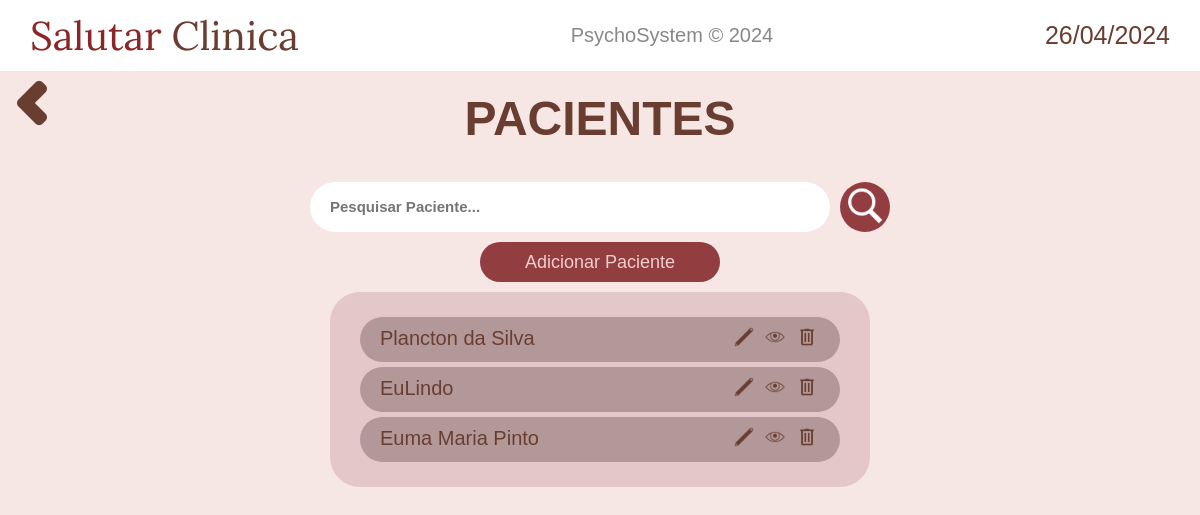
The page /pacientes/ (signed in) on the database as committed earlier.
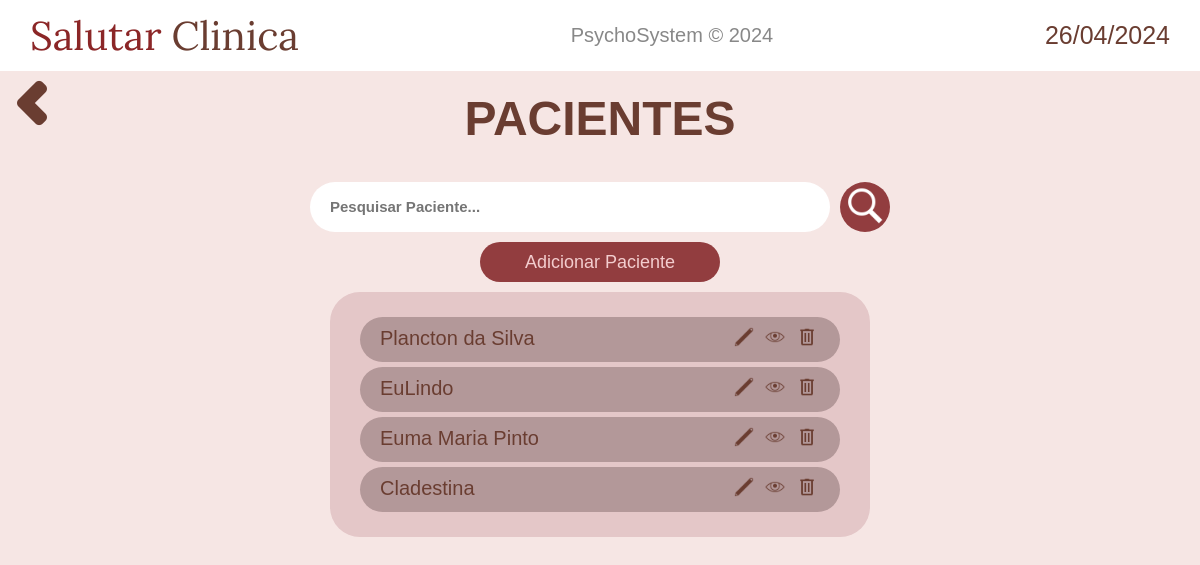
The same page on the database as committed later.
### pacientes/models.py (models this page shows)
class Paciente(models.Model):
    nome = models.CharField(max_length=50)
    data_nascimento = models.DateField()
    telefone = models.CharField(max_length=20)
    rg = models.CharField(max_length=20)
    cpf = models.CharField(max_length=20, primary_key=True)
    nome_pai = models.CharField(max_length=50)
    nome_mae = models.CharField(max_length=50)
    rua = models.CharField(max_length=50)
    numero = models.CharField(max_length=5)
    bairro = models.CharField(max_length=50)
    complemento = models.TextField()
    cep = models.CharField(max_length=20)
    ponto_referencia = models.TextField()

### pacientes/views.py (the view)
# urls.py: path('', views.display, name="display_pacientes"),
@login_required(login_url='home:login')
def display(request):
    pacientes = Paciente.objects.all()
    context_ = {
        'data_atual': data_atual,
        'pacientes': pacientes,
    }
    return render(request, 'pacientes/display.html', context_)

### pacientes/templates/pacientes/display.html
{% extends 'base.html' %}
{% load static %}
{% block content %}
<div style="display: flex;">
    <a href="{% url 'home:navegacao' %}" class="return-button"><img src="{% static 'home/imagens/chevron-left.png' %}" alt=""></a>
    <h2 class="welcome-text"><a href="{% url 'pacientes:display_pacientes' %}">PACIENTES</a></h2>
</div>
<main style="flex-direction: column;">
    <form action="{% url 'pacientes:search' %}" method="get" style="justify-content: center; display: flex;">
        <input class="pesquisar-pacientes" type="text" id="search" name="q" placeholder="Pesquisar Paciente...">
        <button type="submit" class="pesquisar-button">
            <img src="{% static 'pacientes/imagens/pesquisar-icon.png' %}" height="40" alt="">
        </button>
    </form>
    <a class="add-paciente-button" href="{% url 'pacientes:cadastro_paciente' %}">
        Adicionar Paciente
    </a>
    <div class="mostrar-pacientes-container">
        {% for paciente in pacientes %}
        <div class="paciente-exibido">
            <h4 style="font-weight: 500;">{{ paciente.nome }}</h4>
            <div class="icones-paciente">
                <a href="{% url 'pacientes:infos' paciente.cpf %}" style="margin: 0 3px;">
                    <img height="20" src="{% static 'pacientes/imagens/editar-icon.png' %}" alt="">
                </a>
                <a href="{% url 'pacientes:infos' paciente.cpf %}" style="margin: 0 3px;">
                    <img height="20" src="{% static 'pacientes/imagens/ver-icon.png' %}" alt="">
                </a>
                <a href="{% url 'pacientes:deletar_paciente' paciente.cpf %}" style="margin: 0 3px;">
                    <img height="20" src="{% static 'pacientes/imagens/excluir-icon.png' %}" alt="">
                </a>
            </div>
        </div>
        {% endfor %}
    </div>
</main>
{% endblock content %}

Rows that differ between the two databases and show on the page:
added Paciente: nome "Cladestina"
